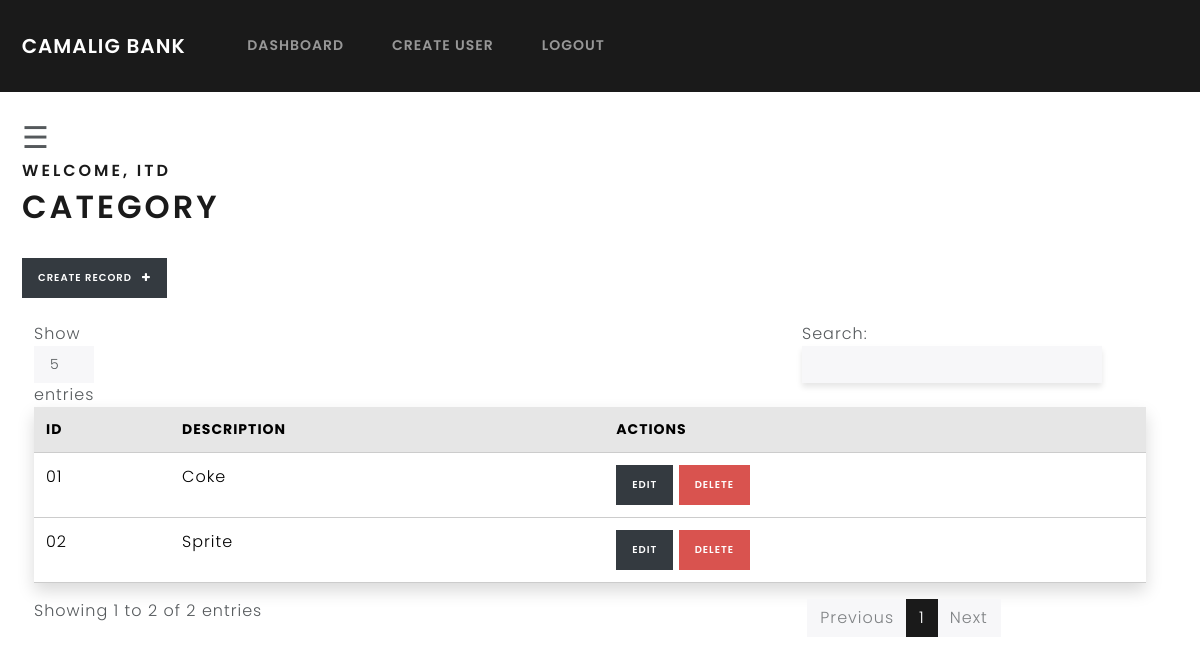
The page /dashboard (signed in) on the database its author committed.
### webapp/models.py (models this page shows, shortened)
class Record(models.Model):
    category_id = models.CharField(max_length=50)
    category_desc = models.CharField(max_length=100)

### webapp/views.py (the view)
# urls.py: path('dashboard', views.admin_dashboard, name="dashboard"),
@login_required(login_url='my-login')
def admin_dashboard(request):
    my_records = Record.objects.all()
    context = {'records': my_records}
    return render(request, 'webapp/admin/branch/dashboard.html', context=context)

### webapp/templates/webapp/admin/branch/dashboard.html (shortened to what this page needs)
{% extends 'webapp/base.html' %}
{% load crispy_forms_tags %}
{% block content %}
<div class="container mt-4">
  <div id="main">
    <span style="font-size: 30px; cursor: pointer" onclick="openNav()">&#9776;</span>
    <h5>Welcome, {{ user }}</h5>
    <h1 class="dashboard">Category</h1>
    <br />
    <a class="btn btn-dark btn-sm" href="{% url 'create-record' %}">
      Create record &nbsp; <i class="fa fa-plus" aria-hidden="true"></i>
    </a>
    <br />
    <br />
    <table id="table" class="table table-sm table-light table-hover shadow">
      <thead class="table-active">
        <tr>
          <th scope="col">ID</th>
          <th scope="col">Description</th>
          <th scope="col">Actions</th>
        </tr>
      </thead>
      <tbody>
        {% if records and records|length > 0 %}
          {% for record in records %}
            <tr>
              <td>{{ record.category_id }}</td>
              <td>{{ record.category_desc }}</td>
              <td>
                <a class="btn btn-dark btn-sm" href="{% url 'update-record' record.id %}">Edit</a>
                <a class="btn btn-danger btn-sm" data-toggle="modal" data-target="#confirmDeleteModal" onclick="setDeleteUrl('{{ record.id }}')">Delete</a>
              </td>
            </tr>
          {% endfor %}
        {% else %}
          <tr>
            <td colspan="4" class="text-center">No records found</td>
          </tr>
        {% endif %}
      </tbody>
    </table>
  </div>
</div>
{% endblock %}

### static/css/style.css (style rules this page uses)
* { box-sizing: border-box; margin: 0; padding: 0; font-family: 'Poppins', sans-serif; }
#main { transition: margin-left 0.3s ease-in-out; margin-left: -20px; }

### rows shown on the page
Record: category_id "01", category_desc "Coke"
Record: category_id "02", category_desc "Sprite"

### other values the page prints
{{ user }} "ITD"
